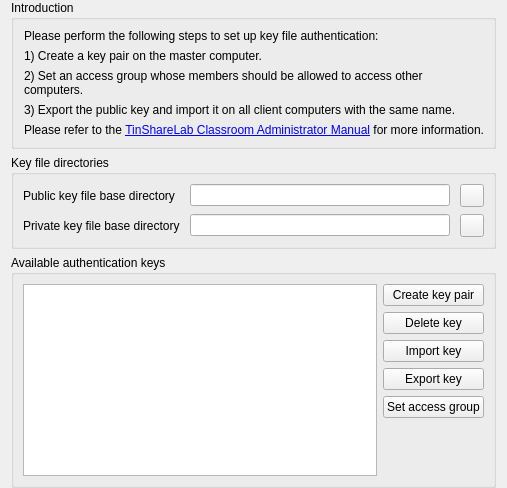
<?xml version="1.0" encoding="UTF-8"?>
<ui version="4.0">
 <class>AuthKeysConfigurationPage</class>
 <widget class="QWidget" name="AuthKeysConfigurationPage">
  <property name="windowTitle">
   <string>Authentication keys</string>
  </property>
  <property name="windowIcon">
   <iconset resource="../../core/resources/core.qrc">
    <normaloff>:/core/application-x-pem-key.png</normaloff>:/core/application-x-pem-key.png</iconset>
  </property>
  <layout class="QVBoxLayout" name="verticalLayout">
   <property name="topMargin">
    <number>0</number>
   </property>
   <property name="bottomMargin">
    <number>0</number>
   </property>
   <item>
    <widget class="QGroupBox" name="groupBox_5">
     <property name="title">
      <string>Introduction</string>
     </property>
     <layout class="QVBoxLayout" name="verticalLayout_3">
      <property name="leftMargin">
       <number>10</number>
      </property>
      <item>
       <widget class="QLabel" name="label_2">
        <property name="text">
         <string>Please perform the following steps to set up key file authentication:</string>
        </property>
        <property name="wordWrap">
         <bool>true</bool>
        </property>
       </widget>
      </item>
      <item>
       <widget class="QLabel" name="label_3">
        <property name="text">
         <string>1) Create a key pair on the master computer.</string>
        </property>
        <property name="wordWrap">
         <bool>true</bool>
        </property>
       </widget>
      </item>
      <item>
       <widget class="QLabel" name="label_4">
        <property name="text">
         <string>2) Set an access group whose members should be allowed to access other computers.</string>
        </property>
        <property name="wordWrap">
         <bool>true</bool>
        </property>
       </widget>
      </item>
      <item>
       <widget class="QLabel" name="label_5">
        <property name="text">
         <string>3) Export the public key and import it on all client computers with the same name.</string>
        </property>
        <property name="wordWrap">
         <bool>true</bool>
        </property>
       </widget>
      </item>
      <item>
       <widget class="QLabel" name="label_6">
        <property name="text">
         <string>Please refer to the &lt;a href=&quot;https://veyon.readthedocs.io/en/latest/admin/index.html&quot;&gt;TinShareLab Classroom Administrator Manual&lt;/a&gt; for more information.</string>
        </property>
        <property name="openExternalLinks">
         <bool>true</bool>
        </property>
       </widget>
      </item>
      <item>
       <spacer name="horizontalSpacer_7">
        <property name="orientation">
         <enum>Qt::Horizontal</enum>
        </property>
        <property name="sizeHint" stdset="0">
         <size>
          <width>0</width>
          <height>0</height>
         </size>
        </property>
       </spacer>
      </item>
     </layout>
    </widget>
   </item>
   <item>
    <widget class="QGroupBox" name="keyFileDirectories">
     <property name="title">
      <string>Key file directories</string>
     </property>
     <layout class="QGridLayout" name="gridLayout_12">
      <property name="verticalSpacing">
       <number>2</number>
      </property>
      <item row="0" column="0" colspan="2">
       <layout class="QGridLayout" name="gridLayout_8">
        <property name="horizontalSpacing">
         <number>10</number>
        </property>
        <property name="verticalSpacing">
         <number>7</number>
        </property>
        <item row="0" column="0">
         <widget class="QLabel" name="label_7">
          <property name="text">
           <string>Public key file base directory</string>
          </property>
         </widget>
        </item>
        <item row="0" column="1">
         <widget class="QLineEdit" name="publicKeyBaseDir"/>
        </item>
        <item row="1" column="0">
         <widget class="QLabel" name="label_8">
          <property name="text">
           <string>Private key file base directory</string>
          </property>
         </widget>
        </item>
        <item row="1" column="1">
         <widget class="QLineEdit" name="privateKeyBaseDir"/>
        </item>
        <item row="0" column="2">
         <widget class="QToolButton" name="openPublicKeyBaseDir">
          <property name="icon">
           <iconset resource="../../core/resources/core.qrc">
            <normaloff>:/core/document-open.png</normaloff>:/core/document-open.png</iconset>
          </property>
         </widget>
        </item>
        <item row="1" column="2">
         <widget class="QToolButton" name="openPrivateKeyBaseDir">
          <property name="icon">
           <iconset resource="../../core/resources/core.qrc">
            <normaloff>:/core/document-open.png</normaloff>:/core/document-open.png</iconset>
          </property>
         </widget>
        </item>
       </layout>
      </item>
     </layout>
    </widget>
   </item>
   <item>
    <widget class="QGroupBox" name="groupBox">
     <property name="title">
      <string>Available authentication keys</string>
     </property>
     <layout class="QHBoxLayout" name="horizontalLayout">
      <item>
       <widget class="QTableView" name="keyTable">
        <property name="toolTip">
         <string>An authentication key pair consist of two coupled cryptographic keys, a private and a public key.
A private key allows users on the master computer to access client computers.
It is important that only authorized users have read access to the private key file.
The public key is used on client computers to authenticate incoming connection request.</string>
        </property>
        <property name="editTriggers">
         <set>QAbstractItemView::NoEditTriggers</set>
        </property>
        <property name="selectionMode">
         <enum>QAbstractItemView::SingleSelection</enum>
        </property>
        <property name="selectionBehavior">
         <enum>QAbstractItemView::SelectRows</enum>
        </property>
        <attribute name="horizontalHeaderStretchLastSection">
         <bool>true</bool>
        </attribute>
        <attribute name="verticalHeaderVisible">
         <bool>false</bool>
        </attribute>
       </widget>
      </item>
      <item>
       <layout class="QVBoxLayout" name="verticalLayout_2">
        <item>
         <widget class="QPushButton" name="createKeyPair">
          <property name="text">
           <string>Create key pair</string>
          </property>
         </widget>
        </item>
        <item>
         <widget class="QPushButton" name="deleteKey">
          <property name="text">
           <string>Delete key</string>
          </property>
         </widget>
        </item>
        <item>
         <widget class="QPushButton" name="importKey">
          <property name="text">
           <string>Import key</string>
          </property>
         </widget>
        </item>
        <item>
         <widget class="QPushButton" name="exportKey">
          <property name="text">
           <string>Export key</string>
          </property>
         </widget>
        </item>
        <item>
         <widget class="QPushButton" name="setAccessGroup">
          <property name="text">
           <string>Set access group</string>
          </property>
         </widget>
        </item>
        <item>
         <spacer name="verticalSpacer_2">
          <property name="orientation">
           <enum>Qt::Vertical</enum>
          </property>
          <property name="sizeHint" stdset="0">
           <size>
            <width>20</width>
            <height>40</height>
           </size>
          </property>
         </spacer>
        </item>
       </layout>
      </item>
     </layout>
    </widget>
   </item>
  </layout>
 </widget>
 <resources>
  <include location="../../core/resources/core.qrc"/>
 </resources>
 <connections/>
</ui>
